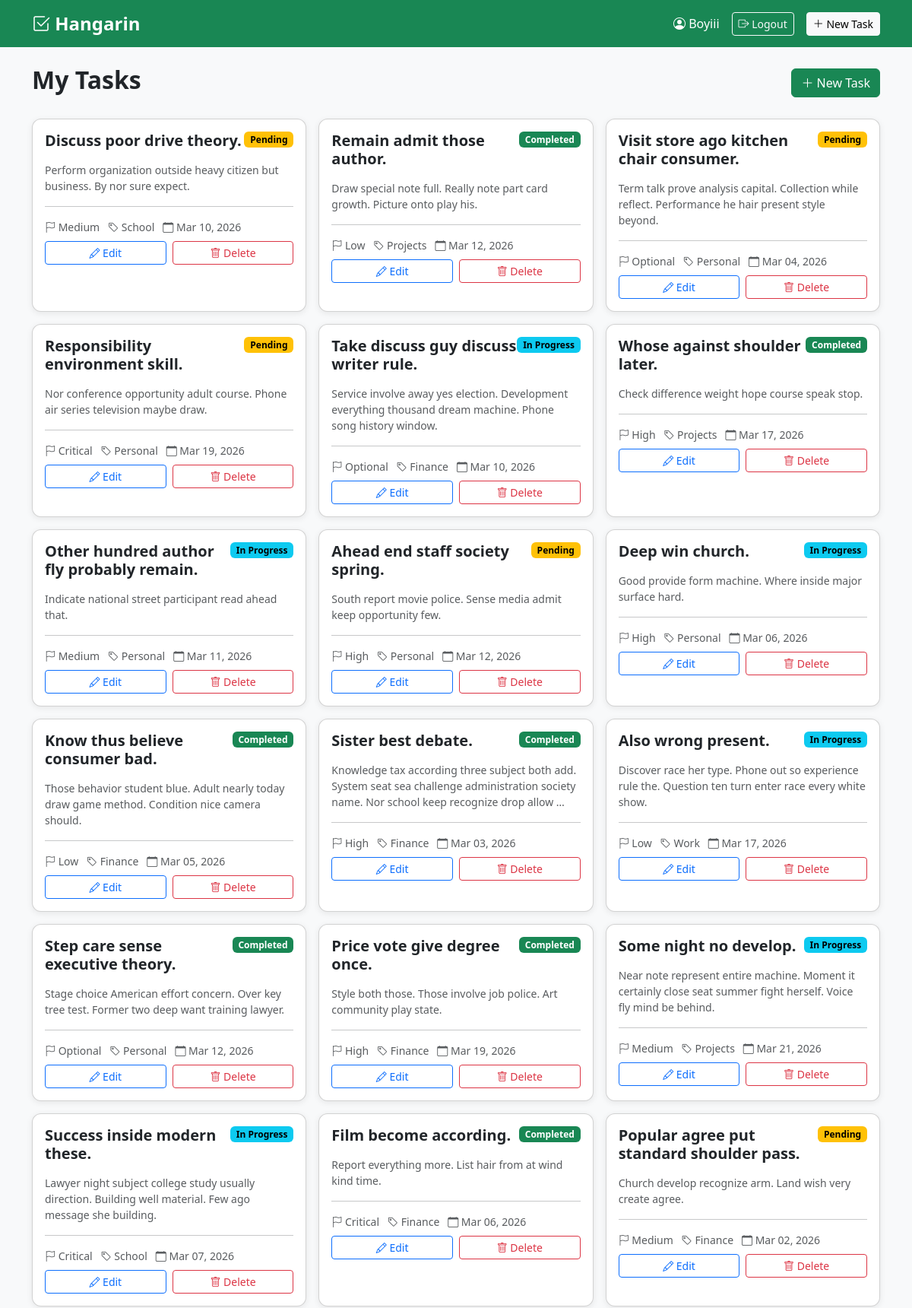
The app's page / (signed in, upper part) with its own data.
### tasks/models.py (models this page shows, shortened)
class BaseModel(models.Model):
    created_at = models.DateTimeField(auto_now_add=True)
    updated_at = models.DateTimeField(auto_now=True)
    class Meta:
        abstract = True

class Task(BaseModel):
    title = models.CharField(max_length=200)
    description = models.TextField()
    deadline = models.DateTimeField()
    status = models.CharField(
        max_length=50,
        choices=[
            ("Pending", "Pending"),
            ("In Progress", "In Progress"),
            ("Completed", "Completed"),
        ],
        default="Pending"
    )
    category = models.ForeignKey(Category, on_delete=models.SET_NULL, null=True, blank=True)
    priority = models.ForeignKey(Priority, on_delete=models.SET_NULL, null=True, blank=True)

class Priority(models.Model):
    name = models.CharField(max_length=100)
    class Meta:
        verbose_name = 'Priority'
        verbose_name_plural = 'Priorities'
    def __str__(self):
        return self.name

class Category(models.Model):
    name = models.CharField(max_length=100)
    class Meta:
        verbose_name = 'Category'
        verbose_name_plural = 'Categories'
    def __str__(self):
        return self.name

### tasks/views.py (the view)
# urls.py: path('', views.task_list, name='task_list'),
@login_required
def task_list(request):
    tasks = Task.objects.all().order_by('-created_at')
    return render(request, 'tasks/task_list.html', {'tasks': tasks})

### tasks/templates/tasks/task_list.html (shortened to what this page needs)
{% extends 'tasks/base.html' %}
{% block content %}
<div class="d-flex justify-content-between align-items-center mb-4">
    <h2 class="fw-bold">My Tasks</h2>
    <a href="/tasks/create/" class="btn btn-success">
        <i class="bi bi-plus-lg"></i> New Task
    </a>
</div>
{% if tasks %}
<div class="row g-3">
    {% for task in tasks %}
    <div class="col-md-6 col-lg-4">
        <div class="card h-100">
            <div class="card-body">
                <div class="d-flex justify-content-between align-items-start mb-2">
                    <h5 class="card-title fw-bold">{{ task.title }}</h5>
                    {% if task.status == 'Pending' %}
                        <span class="badge badge-pending">Pending</span>
                    {% elif task.status == 'In Progress' %}
                        <span class="badge badge-inprogress">In Progress</span>
                    {% else %}
                        <span class="badge badge-completed">Completed</span>
                    {% endif %}
                </div>
                <p class="card-text text-muted small">{{ task.description|truncatewords:20 }}</p>
                <hr>
                <div class="small text-muted mb-2">
                    <i class="bi bi-flag"></i> {{ task.priority }}&nbsp;&nbsp;
                    <i class="bi bi-tag"></i> {{ task.category }}&nbsp;&nbsp;
                    <i class="bi bi-calendar"></i> {{ task.deadline|date:"M d, Y" }}
                </div>
                <div class="d-flex gap-2">
                    <a href="/tasks/{{ task.id }}/edit/" class="btn btn-sm btn-outline-primary w-50">
                        <i class="bi bi-pencil"></i> Edit
                    </a>
                    <a href="/tasks/{{ task.id }}/delete/" class="btn btn-sm btn-outline-danger w-50">
                        <i class="bi bi-trash"></i> Delete
                    </a>
                </div>
            </div>
        </div>
    </div>
    {% endfor %}
</div>
{% endif %}
{% endblock %}

### tasks/templates/tasks/base.html (shortened to what this page needs)
{% load static %}
{% load pwa %}
<!DOCTYPE html>
<html lang="en">
<head>
    <link href="https://cdn.jsdelivr.net/npm/bootstrap@5.3.0/dist/css/bootstrap.min.css" rel="stylesheet">
    <link href="https://cdn.jsdelivr.net/npm/bootstrap-icons@1.10.0/font/bootstrap-icons.css" rel="stylesheet">
</head>
<body>
<nav class="navbar navbar-dark mb-4">
    <div class="container">
        <a class="navbar-brand fw-bold fs-4" href="/">
            <i class="bi bi-check2-square"></i> Hangarin
        </a>
        <div class="d-flex align-items-center gap-3">
            <span class="text-white">
                <i class="bi bi-person-circle"></i> {{ request.user.username }}
            </span>
            <a href="/accounts/logout/" class="btn btn-outline-light btn-sm">
                <i class="bi bi-box-arrow-right"></i> Logout
            </a>
            <a href="/tasks/create/" class="btn btn-light btn-sm">
                <i class="bi bi-plus-lg"></i> New Task
            </a>
        </div>
    </div>
</nav>
<div class="container">
    {% block content %}{% endblock %}
</div>
</body>
</html>

### tasks/templates/tasks/base.html (style rules this page uses)
body { background-color: #f8f9fa; }
.navbar { background-color: #198754 !important; }
.card { border-radius: 12px; box-shadow: 0 2px 8px rgba(0,0,0,0.08); }
.badge-pending { background-color: #ffc107; color: #000; }
.badge-inprogress { background-color: #0dcaf0; color: #000; }
.badge-completed { background-color: #198754; color: #fff; }

### records on screen
Task: title "Discuss poor drive theory.", status "Pending", description "Perform organization outside heavy citizen but business. By nor sure expect.", priority "Medium", category "School", deadline "Mar 10, 2026"
Task: title "Remain admit those author.", status "Completed", description "Draw special note full. Really note part card growth. Picture onto play his.", priority "Low", category "Projects", deadline "Mar 12, 2026"
Task: title "Visit store ago kitchen chair consumer.", status "Pending", description "Term talk prove analysis capital. Collection while reflect. Performance he hair present style beyond.", priority "Optional", category "Personal", deadline "Mar 04, 2026"
Task: title "Responsibility environment skill.", status "Pending", description "Nor conference opportunity adult course. Phone air series television maybe draw.", priority "Critical", category "Personal", deadline "Mar 19, 2026"
Task: title "Take discuss guy discuss writer rule.", status "In Progress", description "Service involve away yes election. Development everything thousand dream machine. Phone song history window.", priority "Optional", category "Finance", deadline "Mar 10, 2026"
Task: title "Whose against shoulder later.", status "Completed", description "Check difference weight hope course speak stop.", priority "High", category "Projects", deadline "Mar 17, 2026"
Task: title "Other hundred author fly probably remain.", status "In Progress", description "Indicate national street participant read ahead that.", priority "Medium", category "Personal", deadline "Mar 11, 2026"
Task: title "Ahead end staff society spring.", status "Pending", description "South report movie police. Sense media admit keep opportunity few.", priority "High", category "Personal", deadline "Mar 12, 2026"
Task: title "Deep win church.", status "In Progress", description "Good provide form machine. Where inside major surface hard.", priority "High", category "Personal", deadline "Mar 06, 2026"
Task: title "Know thus believe consumer bad.", status "Completed", description "Those behavior student blue. Adult nearly today draw game method. Condition nice camera should.", priority "Low", category "Finance", deadline "Mar 05, 2026"
Task: title "Sister best debate.", status "Completed", description "Knowledge tax according three subject both add. System seat sea challenge administration society name. Nor school keep recognize drop allow …", priority "High", category "Finance", deadline "Mar 03, 2026"
Task: title "Also wrong present.", status "In Progress", description "Discover race her type. Phone out so experience rule the. Question ten turn enter race every white show.", priority "Low", category "Work", deadline "Mar 17, 2026"
Task: title "Step care sense executive theory.", status "Completed", description "Stage choice American effort concern. Over key tree test. Former two deep want training lawyer.", priority "Optional", category "Personal", deadline "Mar 12, 2026"
Task: title "Price vote give degree once.", status "Completed", description "Style both those. Those involve job police. Art community play state.", priority "High", category "Finance", deadline "Mar 19, 2026"
Task: title "Some night no develop.", status "In Progress", description "Near note represent entire machine. Moment it certainly close seat summer fight herself. Voice fly mind be behind.", priority "Medium", category "Projects", deadline "Mar 21, 2026"
Task: title "Success inside modern these.", status "In Progress", description "Lawyer night subject college study usually direction. Building well material. Few ago message she building.", priority "Critical", category "School", deadline "Mar 07, 2026"
Task: title "Film become according.", status "Completed", description "Report everything more. List hair from at wind kind time.", priority "Critical", category "Finance", deadline "Mar 06, 2026"
Task: title "Popular agree put standard shoulder pass.", status "Pending", description "Church develop recognize arm. Land wish very create agree.", priority "Medium", category "Finance", deadline "Mar 02, 2026"

### other values on screen
{{ request.user.username }} "Boyiii"
